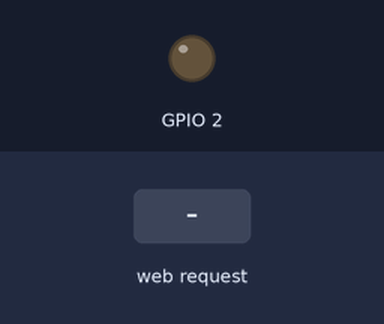
This sketch was run on a simulated ESP32. Shown: output pins drawn as LEDs (lit = HIGH). The inputs (shaded band) are chosen by the test bench. WiFi joins after 1.5 s; servers stay silent unless stated; what the sketch prints to the serial monitor is not drawn.

Above: at 2.7 s.
2.8 s: HTTP request GET /on received
At 4.0 s:
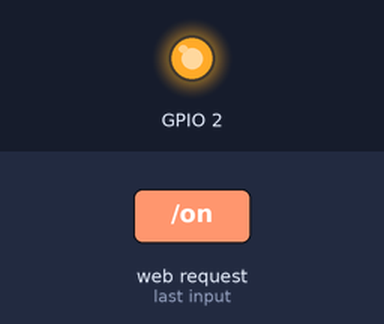
4.3 s: HTTP request GET /off received
At 5.3 s:
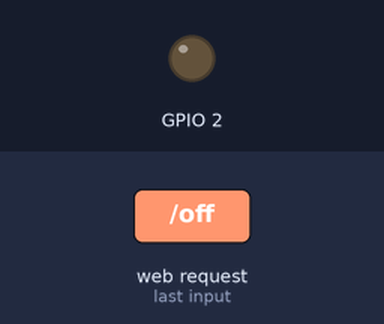
Timing chart, 0 to 7.3 s (numbered marks = the images above; inputs shaded):
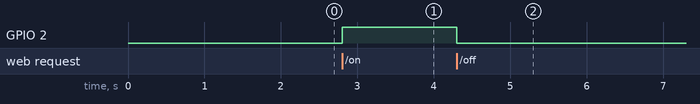

Measured:
- after the input at 2.8 s, GPIO 2: LOW → HIGH at once
- after the input at 4.3 s, GPIO 2: HIGH → LOW at once

The sketch:

WebServer.ino
```cpp
#include <WiFi.h>
#include <ESPAsyncWebSrv.h>

const char* ssid="OPPO A54";
const char* password="ranita321";

AsyncWebServer server(80);

void conectarse(){
    Serial.print("conectando ");
    Serial.println(ssid);
    WiFi.begin(ssid, password);
    while(WiFi.status() != WL_CONNECTED){
      delay(500);
      Serial.print(".");
    }
    Serial.print(WiFi.localIP());
}

void ledLoop(){
    digitalWrite(2, HIGH);  // turn the LED on (HIGH is the voltage level)
    delay(1000);                      // wait for a second
    digitalWrite(2, LOW);   // turn the LED off by making the voltage LOW
    delay(1000);
}

void setup() {
  // put your setup code here, to run once:
  Serial.begin(115200);
  conectarse();
  pinMode(2, OUTPUT);
  server.on("/", HTTP_GET,[](AsyncWebServerRequest * request){
    int numParametros = request->params();
    Serial.print(numParametros);
    if(numParametros == 0){
      request->send(200,"text/html","<h1>hola mundo</h1>");
    }else{
      AsyncWebParameter * p = request->getParam(0);
      String html="<h1> hola" + p->value() + " desde ESP32</h1>";
      request->send(200,"text/html",html);
    }
  });

  server.on("/adios",HTTP_GET,[](AsyncWebServerRequest * r){
    r->send(200,"text/html","<h1>adios</h1>");
  });

  server.on("/on",HTTP_GET,[](AsyncWebServerRequest * r){
    digitalWrite(2, HIGH);
    r->send(200,"text/html","<h1>Led Encendido</h1>");
  });
  server.on("/off",HTTP_GET,[](AsyncWebServerRequest * r){
    digitalWrite(2, LOW);
    r->send(200,"text/html","<h1>Led Apagado</h1>");
  });
  server.on("/loop",HTTP_GET,[](AsyncWebServerRequest * r){
    while(true){
      ledLoop();
    }
    r->send(200,"text/html","<h1>Led Loop</h1>");
  });
  server.begin();

}

void loop() {
  // put your main code here, to run repeatedly:
}
```
